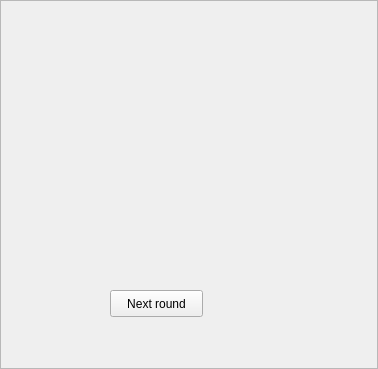
<?xml version="1.0" encoding="UTF-8"?>
<ui version="4.0">
 <class>InterGameFrame</class>
 <widget class="QFrame" name="InterGameFrame">
  <property name="geometry">
   <rect>
    <x>0</x>
    <y>0</y>
    <width>378</width>
    <height>369</height>
   </rect>
  </property>
  <property name="windowTitle">
   <string>Frame</string>
  </property>
  <property name="frameShape">
   <enum>QFrame::StyledPanel</enum>
  </property>
  <property name="frameShadow">
   <enum>QFrame::Raised</enum>
  </property>
  <widget class="QPushButton" name="nextRoundButton">
   <property name="geometry">
    <rect>
     <x>110</x>
     <y>290</y>
     <width>93</width>
     <height>27</height>
    </rect>
   </property>
   <property name="text">
    <string>Next round</string>
   </property>
  </widget>
  <widget class="QWidget" name="playerListWidgetHolder" native="true">
   <property name="geometry">
    <rect>
     <x>60</x>
     <y>20</y>
     <width>210</width>
     <height>250</height>
    </rect>
   </property>
  </widget>
 </widget>
 <resources/>
 <connections/>
</ui>
